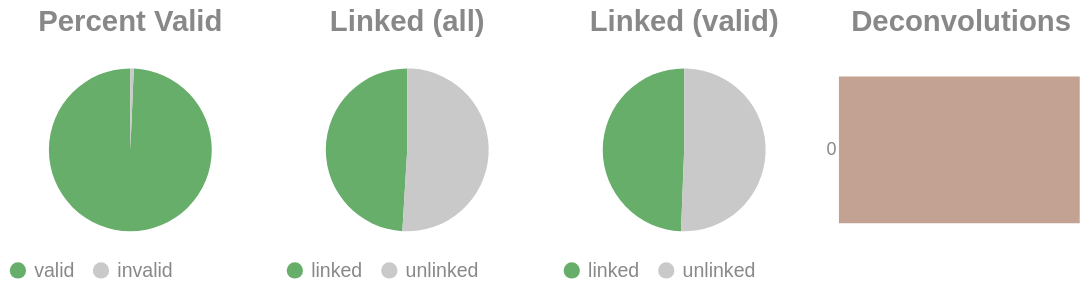

Notebook cell for this chart:
### Code cell
if SKIPLR:
    pass
else:
    clash = Counter()
    for i in valids['molecule'].to_list():
        _mol = i.split("-")
        if len(_mol) == 1:
            clash.update('0')
        else:
            clash.update(_mol[-1])

    _d = {"deconvolutions": [], 'count': []}
    for k,v in clash.items():
        _d['deconvolutions'].append(k)
        _d['count'].append(v)

    tot_valid = valids['reads'].sum()
    mask = valids['reads'] >= 2
    n_linked_reads = valids.filter(mask)['reads'].sum()
    if n_linked_reads == 0:
        print_html("No linked molecules (>=2 reads) were detected; skipping linked-only distributions.")
        SKIPLR = True
    else:
        perc_valid = round(tot_valid / n_reads, 4)
        linked_perc_abs = round(n_linked_reads / n_reads, 4)
        linked_perc = round(n_linked_reads / tot_valid, 4)

    _valid = pl.DataFrame({"valids": ['valid', 'invalid'], "count": [tot_valid, n_reads - tot_valid]})
    _linked_abs = pl.DataFrame({"linked (absolute)": ['linked', 'unlinked'], "count": [n_linked_reads, n_reads - n_linked_reads]})
    _linked_rel = pl.DataFrame({"linked (valids)": ['linked', 'unlinked'], "count": [n_linked_reads, tot_valid - n_linked_reads]})

    (
        alt.hconcat(
            piechart(_valid, goodval = 'valid', title = "Percent Valid"),
            piechart(_linked_abs, goodval = "linked", title =  "Linked (all)"),
            piechart(_linked_rel, goodval = "linked", title =  "Linked (valid)"),
            convolutionbar(pl.DataFrame(_d), title = "Deconvolutions"),
            center = True,
            bounds = 'flush'
        )
        .resolve_scale(color='independent')
        .resolve_legend('independent')
        .properties(usermeta={'embedOptions': {"actions": False}})
    ).display()

### Figure 1 — Vega-Lite specification as saved in the notebook (floating-point values rounded to 4 significant figures)
{"width": "container", "height": 400, "config": {"title": {"anchor": "start", "dy": -15, "fontSize": 18, "color": "#888888", "subtitleColor": "#888888", "subtitleFontSize": 14}, "arc": {"fill": "#0072B2"}, "axis": {"domainColor": "#888888", "domainWidth": 0.5, "gridWidth": 0.2, "grid": false, "titleFontWeight": 400, "titleFontSize": 15, "labelFontSize": 11, "labelColor": "#888888", "tickColor": "#888888", "tickWidth": 0.2, "titleColor": "#888888"}, "axisBand": {"grid": false}, "axisX": {"grid": true, "tickSize": 10, "domainCap": "round"}, "axisY": {"domain": false, "grid": true, "tickSize": 0, "domainCap": "round"}, "background": "transparent", "header": {"labelFontSize": 15, "labelColor": "#888888", "titleFontSize": 15, "titleFontWeight": 600, "titleColor": "#888888"}, "legend": {"labelFont": "sans-serif", "labelFontSize": 12, "labelColor": "#888888", "symbolSize": 100, "symbolType": "circle", "titleFontSize": 12, "titlePadding": 10, "titleColor": "#888888", "title": null}, "range": {"category": ["#E69F00", "#56B4E9", "#009E73", "#F0E442", "#0072B2", "#D55E00", "#CC79A7", "#000000"], "diverging": ["#cfe8f3", "#a2d4ec", "#73bfe2", "#46abdb", "#1696d2", "#12719e"]}, "area": {"fill": "#0072B2", "fillOpacity": 0.7, "line": true, "strokeOpacity": 0.7}, "line": {"color": "#0072B2", "stroke": "#0072B2", "strokeWidth": 2}, "trail": {"color": "#0072B2", "stroke": "#0072B2", "strokeWidth": 0, "size": 1}, "point": {"filled": true, "fillOpacity": 1.0, "size": 95}, "text": {"color": "#888888", "fontSize": 11, "align": "right", "fontWeight": 400, "size": 11}, "bar": {"fill": "#0072B2", "stroke": null}, "view": {"stroke": null, "continuousWidth": 660, "continuousHeight": 400}}, "hconcat": [{"data": {"name": "data-194ad9a30ec6b2e40f6142f79cdb88ee"}, "mark": {"type": "arc"}, "encoding": {"color": {"field": "valids", "legend": {"orient": "bottom", "title": null}, "scale": {"domain": ["valid", "invalid"], "range": ["#68ae6b", "#C9C9C9"]}, "title": "Valids", "type": "nominal"}, "theta": {"field": "count", "type": "quantitative"}, "tooltip": [{"field": "valids", "title": "Valids", "type": "ordinal"}, {"field": "percent", "format": ".2%", "title": "Percent", "type": "quantitative"}, {"field": "count", "title": "Count", "type": "quantitative"}]}, "height": 100, "title": {"text": "Percent Valid", "align": "center", "anchor": "middle"}, "transform": [{"calculate": "datum.count / 8668582", "as": "percent"}], "width": 150}, {"data": {"name": "data-4d630effa5c303b96d0e1235f017d9f8"}, "mark": {"type": "arc"}, "encoding": {"color": {"field": "linked (absolute)", "legend": {"orient": "bottom", "title": null}, "scale": {"domain": ["linked", "unlinked"], "range": ["#68ae6b", "#C9C9C9"]}, "title": "Linked (Absolute)", "type": "nominal"}, "theta": {"field": "count", "type": "quantitative"}, "tooltip": [{"field": "linked (absolute)", "title": "Linked (Absolute)", "type": "ordinal"}, {"field": "percent", "format": ".2%", "title": "Percent", "type": "quantitative"}, {"field": "count", "title": "Count", "type": "quantitative"}]}, "height": 100, "title": {"text": "Linked (all)", "align": "center", "anchor": "middle"}, "transform": [{"calculate": "datum.count / 8668582", "as": "percent"}], "width": 150}, {"data": {"name": "data-db88380003166cc666910a0b6735b719"}, "mark": {"type": "arc"}, "encoding": {"color": {"field": "linked (valids)", "legend": {"orient": "bottom", "title": null}, "scale": {"domain": ["linked", "unlinked"], "range": ["#68ae6b", "#C9C9C9"]}, "title": "Linked (Valids)", "type": "nominal"}, "theta": {"field": "count", "type": "quantitative"}, "tooltip": [{"field": "linked (valids)", "title": "Linked (Valids)", "type": "ordinal"}, {"field": "percent", "format": ".2%", "title": "Percent", "type": "quantitative"}, {"field": "count", "title": "Count", "type": "quantitative"}]}, "height": 100, "title": {"text": "Linked (valid)", "align": "center", "anchor": "middle"}, "transform": [{"calculate": "datum.count / 8609116", "as": "percent"}], "width": 150}, {"data": {"name": "data-81d562b81d08c9b18be28b8a34d17a85"}, "mark": {"type": "bar"}, "encoding": {"color": {"field": "deconvolutions", "legend": null, "scale": {"scheme": "lightgreyred"}, "type": "nominal"}, "tooltip": [{"field": "deconvolutions", "title": "Deconvolutions", "type": "ordinal"}, {"field": "percent", "format": ".2%", "title": "Percent", "type": "quantitative"}, {"field": "count", "title": "Count", "type": "quantitative"}], "x": {"axis": null, "field": "count", "type": "quantitative"}, "y": {"field": "deconvolutions", "sort": "ascending", "title": null, "type": "nominal"}}, "height": 100, "title": {"text": "Deconvolutions", "align": "center", "anchor": "middle"}, "transform": [{"calculate": "datum.count / 5913102", "as": "percent"}], "width": 150}], "bounds": "flush", "center": true, "resolve": {"legend": {"angle": "independent"}, "scale": {"color": "independent"}}, "usermeta": {"embedOptions": {"actions": false}}, "$schema": "https://vega.github.io/schema/vega-lite/v6.1.0.json", "datasets": {"data-194ad9a30ec6b2e40f6142f79cdb88ee": [{"valids": "valid", "count": 8609116}, {"valids": "invalid", "count": 59466}], "data-4d630effa5c303b96d0e1235f017d9f8": [{"linked (absolute)": "linked", "count": 4251049}, {"linked (absolute)": "unlinked", "count": 4417533}], "data-db88380003166cc666910a0b6735b719": [{"linked (valids)": "linked", "count": 4251049}, {"linked (valids)": "unlinked", "count": 4358067}], "data-81d562b81d08c9b18be28b8a34d17a85": [{"deconvolutions": "0", "count": 5913102}]}}
